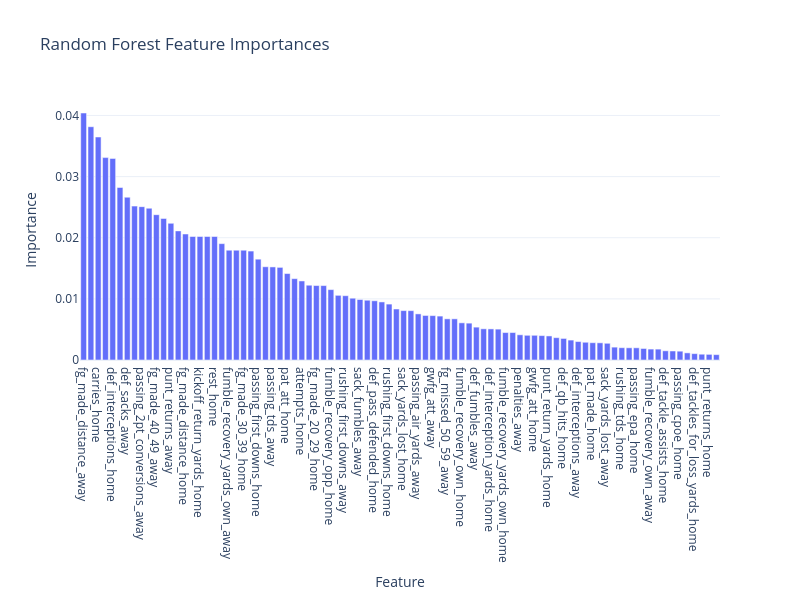

The code cell stored with this chart in its notebook:
### Code cell
plot_importance(forest_importance, 'Random Forest Feature Importances')

### Figure 1 — Plotly figure (JSON) as saved in the notebook; plotly's stock layout.template omitted (floating-point values rounded to 4 significant figures)
{"data": [{"alignmentgroup": "True", "hovertemplate": "Feature=%{x}<br>Importance=%{y}<extra></extra>", "legendgroup": "", "marker": {"color": "#636efa", "pattern": {"shape": ""}}, "name": "", "offsetgroup": "", "orientation": "v", "showlegend": false, "textposition": "auto", "type": "bar", "x": ["fg_made_distance_away", "carries_away", "carries_home", "rushing_fumbles_away", "def_interceptions_home", "fg_missed_away", "def_sacks_away", "pat_att_away", "passing_2pt_conversions_away", "kickoff_returns_away", "fg_made_40_49_away", "passing_interceptions_away", "punt_returns_away", "def_tackles_for_loss_yards_away", "fg_made_distance_home", "passing_air_yards_home", "kickoff_return_yards_home", "penalties_home", "rest_home", "targets_away", "fumble_recovery_yards_own_away", "def_tackles_with_assist_home", "fg_made_30_39_home", "rushing_yards_home", "passing_first_downs_home", "def_tackles_solo_home", "passing_tds_away", "receiving_fumbles_home", "pat_att_home", "fumble_recovery_opp_away", "attempts_home", "rushing_tds_away", "fg_made_20_29_home", "receiving_tds_away", "fumble_recovery_opp_home", "passing_cpoe_away", "rushing_first_downs_away", "def_qb_hits_away", "sack_fumbles_away", "def_sacks_home", "def_pass_defended_home", "fg_made_50_59_home", "rushing_first_downs_home", "def_sack_yards_away", "sack_yards_lost_home", "receiving_epa_home", "passing_air_yards_away", "rushing_fumbles_home", "gwfg_att_away", "def_tackles_for_loss_away", "fg_missed_50_59_away", "punt_return_yards_away", "fumble_recovery_own_home", "def_fumbles_forced_home", "def_fumbles_away", "receiving_2pt_conversions_away", "def_interception_yards_home", "rushing_epa_away", "fumble_recovery_yards_own_home", "completions_away", "penalties_away", "sacks_suffered_away", "gwfg_att_home", "rushing_epa_home", "punt_return_yards_home", "gwfg_made_away", "def_qb_hits_home", "passing_yards_after_catch_away", "def_interceptions_away", "def_tackles_for_loss_home", "pat_made_home", "rest_away", "sack_yards_lost_away", "receiving_air_yards_home", "rushing_tds_home", "receiving_fumbles_away", "passing_epa_home", "fg_att_away", "fumble_recovery_own_away", "passing_tds_home", "def_tackle_assists_home", "receiving_epa_away", "passing_cpoe_home", "passing_yards_after_catch_home", "def_tackles_for_loss_yards_home", "fg_made_40_49_home", "punt_returns_home", "receiving_air_yards_away"], "xaxis": "x", "y": [0.0404, 0.03815, 0.03647, 0.0331, 0.03297, 0.02822, 0.02663, 0.02517, 0.02508, 0.02483, 0.02377, 0.02315, 0.02235, 0.02112, 0.02061, 0.0202, 0.0202, 0.0202, 0.0202, 0.01903, 0.01796, 0.01796, 0.01796, 0.01782, 0.01649, 0.01525, 0.01522, 0.01515, 0.01414, 0.01331, 0.01293, 0.01223, 0.01218, 0.01217, 0.01151, 0.01058, 0.01052, 0.01011, 0.009894, 0.009776, 0.009688, 0.009497, 0.009145, 0.008339, 0.00808, 0.008068, 0.007541, 0.007284, 0.007259, 0.007182, 0.006733, 0.006733, 0.00608, 0.006026, 0.005375, 0.005101, 0.005085, 0.00505, 0.004489, 0.004489, 0.004122, 0.00404, 0.004039, 0.00399, 0.003935, 0.003652, 0.003526, 0.003259, 0.003017, 0.002902, 0.002828, 0.002811, 0.002733, 0.002104, 0.002012, 0.001995, 0.001995, 0.001884, 0.001786, 0.00178, 0.001505, 0.001473, 0.00144, 0.001169, 0.001041, 0.0009469, 0.0009232, 0.0008761], "yaxis": "y"}], "layout": {"barmode": "relative", "height": 600, "legend": {"tracegroupgap": 0}, "title": {"text": "Random Forest Feature Importances"}, "width": 800, "xaxis": {"anchor": "y", "autorange": true, "domain": [0, 1], "range": [-0.5, 87.5], "title": {"text": "Feature"}, "type": "category"}, "yaxis": {"anchor": "x", "autorange": true, "domain": [0, 1], "range": [0, 0.04253], "title": {"text": "Importance"}, "type": "linear"}}}
